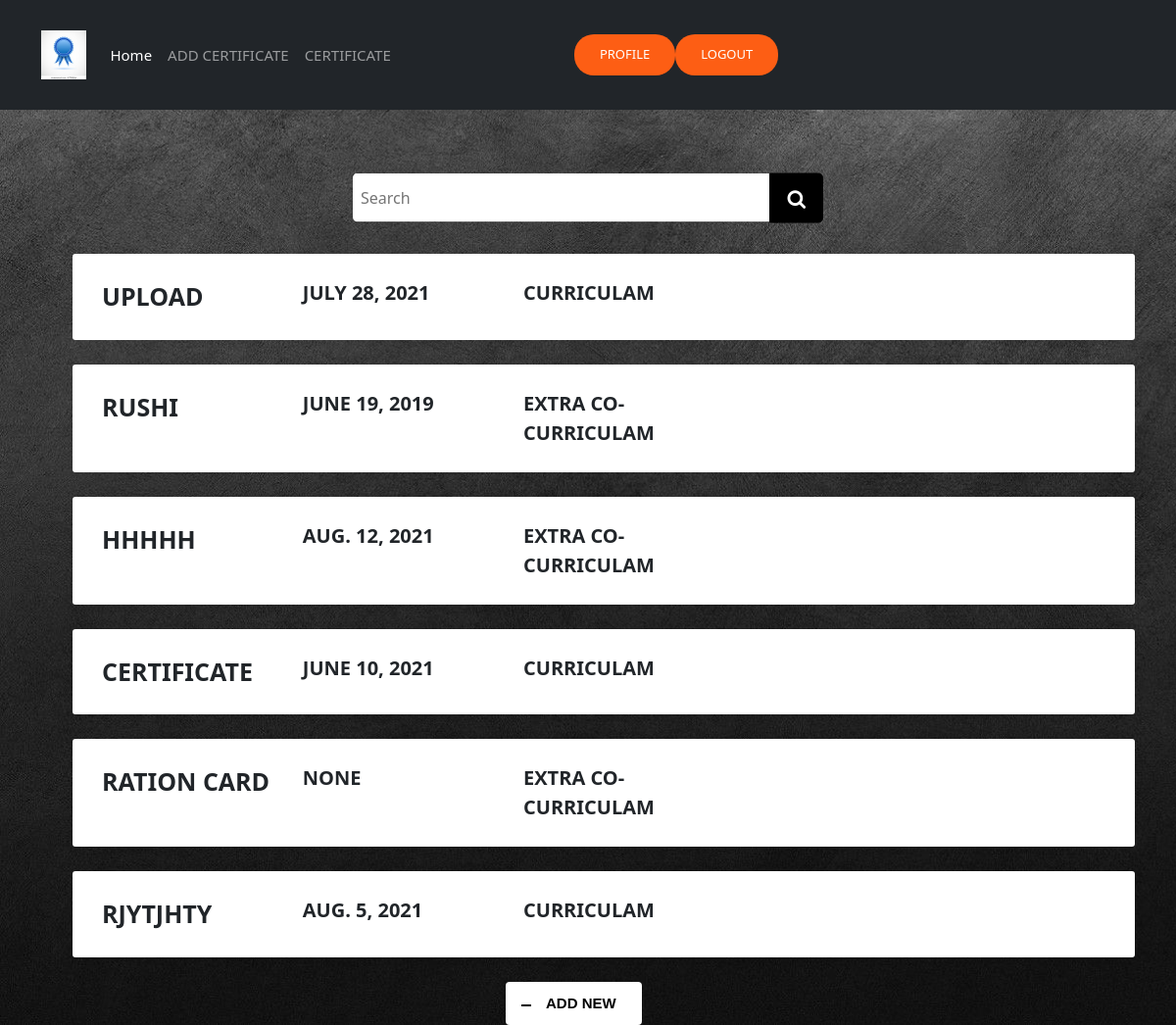
The page /cer_list/ (signed in) on the database its author committed.
### docs/models.py (models this page shows, shortened)
class cer(models.Model):
    user = models.ForeignKey(
        User, on_delete=models.CASCADE, null=True, blank=True)
    id = models.AutoField(primary_key=True)
    title = models.CharField(max_length=200)
    description = models.TextField(null=True, blank=True)
    issue_year = models.DateField(null=True, blank=True)
    files = models.FileField(upload_to='')
    activity = models.CharField(max_length=200, null=True, blank=True)

### docs/views.py (the view)
# urls.py: path('cer_list/', CerList.as_view(), name='cer_list'),
class CerList(LoginRequiredMixin, ListView):
    model = cer
    context_object_name = 'documents'
    def get_context_data(self, **kwargs):
        context = super().get_context_data(**kwargs)
        context['documents'] = context['documents'].filter(
            user=self.request.user)
        search_input = self.request.GET.get('search_area') or ''
        if search_input:
            context['documents'] = context['documents'].filter(
                title__icontains=search_input)
        context['search_input'] = search_input
        return context

### docs/utils.py (called while the page is built)
def h_encode(id):
    return hashids.encode(id)

    def to_url(self, value):
        return h_encode(value)

### docs/templates/docs/cer_list.html (shortened to what this page needs)
{% extends 'base.html'%}
{% block content %}
<link rel="stylesheet" href="https://cdnjs.cloudflare.com/ajax/libs/font-awesome/4.7.0/css/font-awesome.min.css">
<form method="GET">
<div class="wrap">
  <div class="search">
     <input type="text" class="searchTerm" placeholder="Search" name="search_area" value="{{search_input}}">
     <button type="submit" class="searchButton">
       <i class="fa fa-search"></i>
    </button>
  </div>
</div>
<br> <br>
<br><br>
<div class="container">
  {% for docs in documents %}
  <ul>
    <li class="table-row">
      <div class="col col-1" style="font-weight: bold; font-size: 25px; font:small-caps; text-transform: uppercase;">{{docs.title}}</div>
      <div class="col col-2" style="font-weight: bold; font-size: 20px; font:small-caps; text-transform: uppercase;" >
        {{docs.issue_year}}
      </div>
      <div class="col col-3" style="font-weight: bold; font-size: 20px; font:small-caps; text-transform: uppercase;">
        {{docs.activity}}
      </div>
      <div class="col col-5">
        <a class="btn"  href="{% url 'cer_detail' docs.id %}">
          </a>
        <a class="btn"  href="{% url 'cer_update' docs.id %}">
        </a>
        <a class="btn"  href="{% url 'cer_delete' docs.id %}">
        </a>
        <a class="btn" download href="{{docs.files.url}}">
        </a>
      </div>
    </li>
  </ul>
  {% empty %}
  <h3>no docs</h3>
  {% endfor %}
</div>
<div style="margin: auto; width: 14%;">
  <a class="btn buttonDownload" style="display: relative;"  href="{% url 'cer_create' %}">ADD NEW</a>
</div>
{% endblock %}

### users/templates/base.html (shortened to what this page needs)
<!doctype html>
{% load static %}
<html lang="en">
  <head>
    <link rel="stylesheet" href="{% static 'users/css/main.css' %}" type="text/css">
    <link href="https://cdn.jsdelivr.net/npm/bootstrap@5.0.0-beta3/dist/css/bootstrap.min.css" rel="stylesheet">
  </head>
  {% load static %}
  <body id="bg">
  {% load static %}
    <nav class="navbar navbar-expand-lg navbar-dark bg-dark" id="main-navbar">
        <div class="container">
          <a class="navbar-brand" href="{% url 'home' %}"><img style="height: 50px;" src="{% static 'users/images/r.jpg' %}" alt="" ></a>
          <div class="collapse navbar-collapse" id="navbarNavAltMarkup">
            <div class="navbar-nav">
              <a class="nav-link active" aria-current="page" href="{% url 'home' %} ">Home</a>
              <a class="nav-link" href="{% url 'cer_create' %}">ADD CERTIFICATE</a>
              <a class="nav-link" href="{% url 'cer_list' %}">CERTIFICATE</a>
            </div>
            <form class="d-flex" id="authstyle">
                {% if user.is_authenticated %}
                  <a href="{% url 'profile' %}" class="btn" style="color: white; background-color: #fd5e14;"type="submit" id="header-links"> Profile </a>
                  <a href="{% url 'logout' %}" class="btn" style="color: white; background-color: #fd5e14;"type="submit" id="header-links"> Logout </a>
                {% else %}
                  <a href="{% url 'register' %}" class="btn" style="color: white; background-color: #fd5e14;"type="submit" id="header-links"> Create Account </a>
                  <a href="{% url 'login' %}" class="btn" style="color: white; background-color: #fd5e14; margin-left: 10px; "type="submit" id="header-links">Log In</a>
                {% endif %}
                </form>
          </div>
        </div>
    </nav>
      <div>
        {% block content %}
        {% endblock content %}
      </div>
  </body>
</html>

### users/static/users/css/main.css (style rules this page uses)
#bg { background-repeat: no-repeat; background-size: cover; background-attachment: fixed; background-image: url("bg.jpg"); }
#main-navbar { color: white; min-height: 14vh; font-size: 15px; }
#authstyle { margin-left: 17%; border-radius: 50%; }
#header-links { position: relative; border-radius: 20px; display: inline-block; padding: 10px 25px; text-transform: uppercase; text-decoration: none; font-size: 13px; overflow: hidden; transition: 0.2s; }
body { margin: 0; color: #6a6f8c; background-image: url("bg.jpg"); font: 600 16px/18px "Open Sans", sans-serif; }
a { color: inherit; text-decoration: none; }
body { font: 100% / 1.414 "Open Sans", "Roboto", arial, sans-serif; background: #e9e9e9; }
a, [type="submit"] { transition: all 0.25s ease-in; }
[type="text"] { color: #111; }

### docs/templates/docs/cer_list.html (style rules this page uses)
li { border-radius: 3px; padding: 25px 30px; display: flex; justify-content: space-between; margin-bottom: 25px; }
.table-row { background-color: #ffffff; box-shadow: 0px 0px 9px 0px rgba(0,0,0,0.1); }
.col-1 { flex-basis: 20%; }
.col-2 { flex-basis: 22%; }
.col-3 { flex-basis: 22%; }
.col-5 { flex-basis: 36%; }
.buttonDownload { display: inline-block; position: relative; padding: 10px 25px; background-color: white; color: black; font-family: sans-serif; text-decoration: none; font-size: 15px; text-align: center; text-indent: 15px; font-weight: bolder; }
.buttonDownload:before, .buttonDownload:after { content: ' '; display: block; position: absolute; left: 15px; top: 52%; }
.buttonDownload:before { width: 10px; height: 2px; border-style: solid; border-width: 0 2px 2px; }
.buttonDownload:after { width: 0; height: 0; margin-left: 3px; margin-top: -7px; border-style: solid; border-width: 4px 4px 0 4px; border-color: transparent; border-top-color: inherit; animation: downloadArrow 1s linear infinite; animation-play-state: paused; }
.search { width: 100%; position: relative; display: flex; }
.searchTerm { width: 100%; border: 3px solid white; border-right: none; padding: 5px; height: 50px; border-radius: 5px 0 0 5px; outline: none; color: black; }
.searchButton { width: 60px; height: 51px; border: 1px solid black; background: black; text-align: center; color: white; border-radius: 0 5px 5px 0; cursor: pointer; font-size: 20px; }
.wrap { width: 40%; position: relative; top: 90px; left: 50%; transform: translate(-50%, -50%); }

### rows shown on the page
cer: title "UPLOAD", issue_year "JULY 28, 2021", activity "CURRICULAM"
cer: title "RUSHI", issue_year "JUNE 19, 2019", activity "EXTRA CO-CURRICULAM"
cer: title "HHHHH", issue_year "AUG. 12, 2021", activity "EXTRA CO-CURRICULAM"
cer: title "CERTIFICATE", issue_year "JUNE 10, 2021", activity "CURRICULAM"
cer: title "RATION CARD", issue_year "NONE", activity "EXTRA CO-CURRICULAM"
cer: title "RJYTJHTY", issue_year "AUG. 5, 2021", activity "CURRICULAM"
